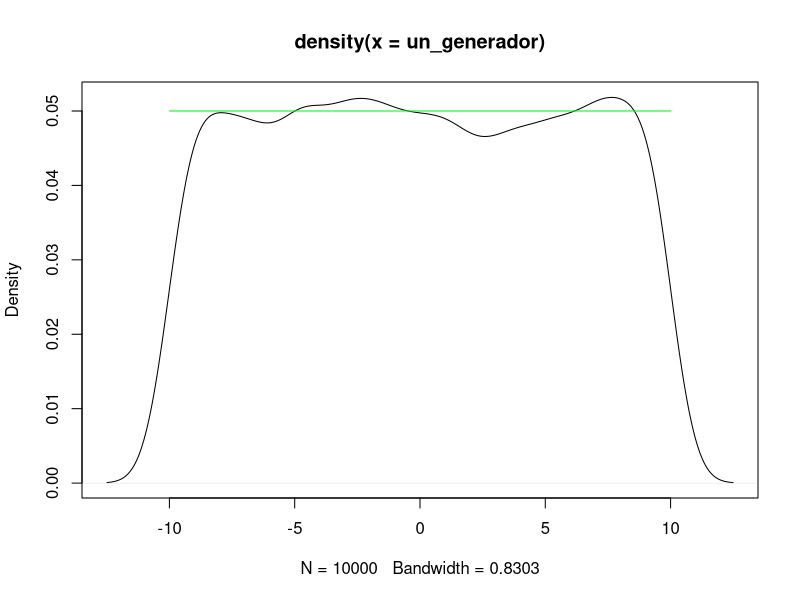
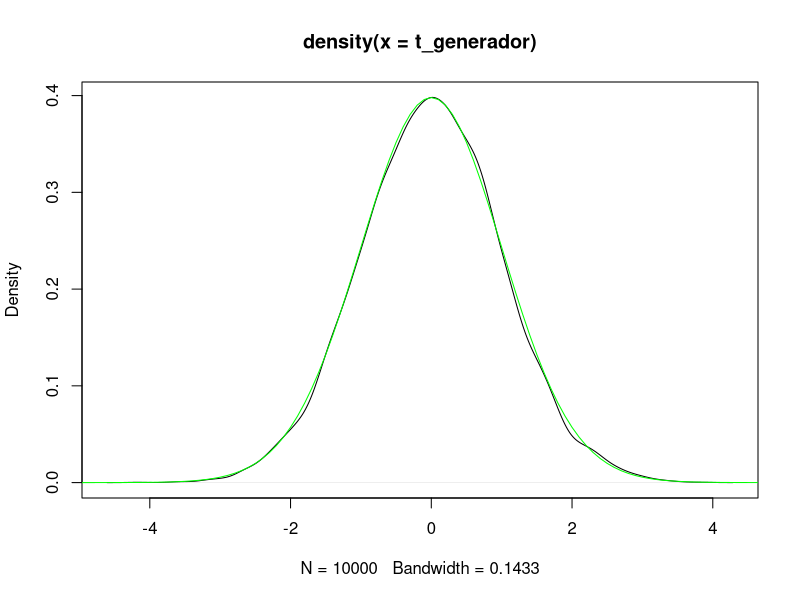

Reproduce these figures in R, in order.

## 1. Muestra que la función runif produce una distribución uniforme que coincide con la teórica
## 2. Muestra que rt genera distribuciones t que coinciden con la teórica
## 3. Muestra que rf genera distribuciones F que coinciden con la teórica
## 4. Muestra que rchisq genera distribuciones chisq que coinciden con la teórica
## 5. Muestra como el valor empírico y el teórico se aproximan al aumentar el n en el caso de tirar 5 dados
## y que salga el 1.
## 6. Muestre el teorema central del límite con la distribución F. Como F tiene gl1 y gl2, para no hacer
## inﬁnidad de gráﬁcos, haga la demostración para gl1 = gl2, es decir, siempre los mismos grados de
## libertad en el numerador y el denominador.
## 7. Muestre el teorema central del límite con la distribución χ2.
set.seed(1)

## 1 
x <- seq(-10, 10, .1)
un_generador <- runif (10000,-10,10)


uniform <- function (x) {
	dens_vec <- c()
	for(i in 1:length(x)) {
		dens_vec[i] <- 1/(max(x)-min(x))
	}
	return(dens_vec)
}
un_eq <- uniform(x)
	
d <- density(un_generador) 
plot(d) # plot d
lines(un_eq~x, col="green")

## 2
x <- seq(-10, 10, .1)
t_generador <- rt (10000,99)


t <- function(x, df){
	n = ((gamma((df+1)/2))/(sqrt(df*pi)*gamma(df/2))) * (1+(x^2)/df)^((-df+1)/2)
}

t_eq <- t(x,99)

d <- density(t_generador) 
plot(d) # plot d
lines(t_eq~x, col="green")






## 5
dbinom(1,5,(1/6))




## 6

